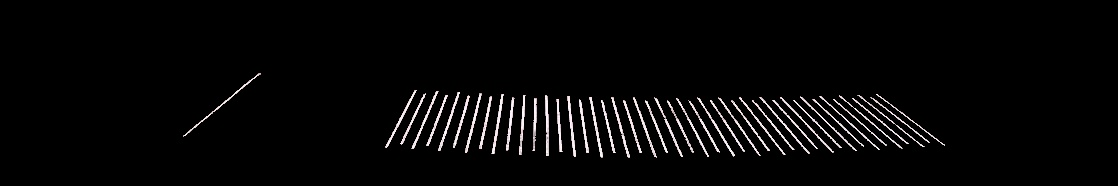
#> input picture sport_demo1/img/onlyRuler.jpg, 1118 x 186 px, found by its file name
$ python erode2.py
#> lines starting #> are read from the running program, lines starting #| are printed output that depends on the picture; after the words box and inside, x2 and y2 are one past the last pixel; in counts of white or black regions, pixels touching at a corner belong together
import cv2
import myutils
import numpy as np

# 读取图像
gray = cv2.imread(r'D:\user\work\sport\sport_demo1\img\onlyRuler.jpg', cv2.IMREAD_GRAYSCALE)  # 替换为您的图片路径
#> gray: shape (186, 1118); min 0, max 255, mean 7.2
img0 = cv2.imread(r'D:\user\work\sport\sport_demo1\img\onlyRuler.jpg')  # 替换为您的图片路径
#> img0 is the input picture: shape (186, 1118, 3); mean B, G, R 7.2, 7.1, 7.5

# 对图像进行阈值处理
ret, thresh_img = cv2.threshold(gray, 150, 255, cv2.THRESH_BINARY_INV)
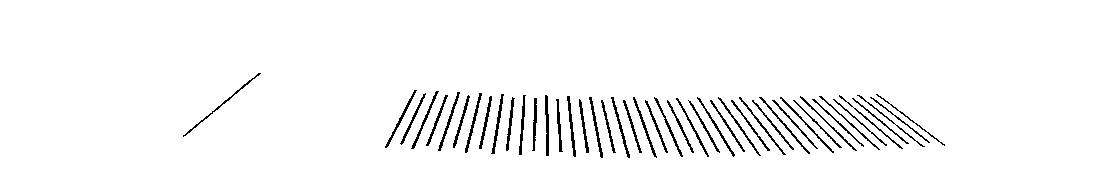
#> thresh_img: shape (186, 1118); 96.8% white; black in thin lines or dots, all inside (x1, y1, x2, y2) = (183, 73, 945, 158)

smoothed_image = cv2.GaussianBlur(thresh_img, (5, 5), 200)
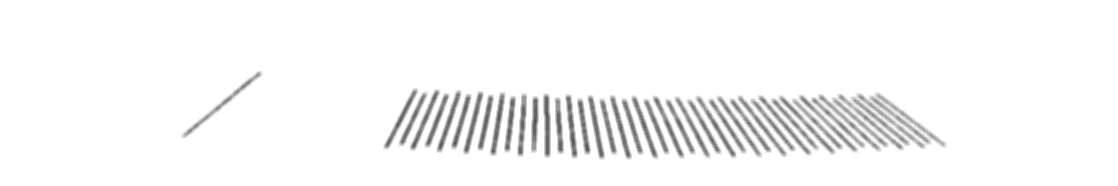
#> smoothed_image: shape (186, 1118); min 81, max 255, mean 246.9
kernel = np.ones((2, 2), np.uint8)  # 可根据实际情况调整核的大小
opening = cv2.morphologyEx(thresh_img, cv2.MORPH_OPEN, kernel)
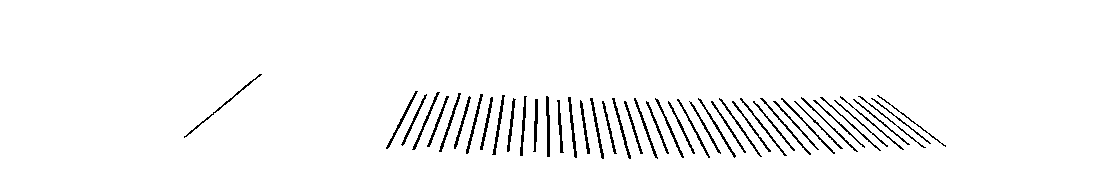
#> opening: shape (186, 1118); 96.8% white; black in thin lines or dots, all inside (x1, y1, x2, y2) = (184, 74, 946, 159)
erosion = cv2.erode(thresh_img, kernel, iterations=2)
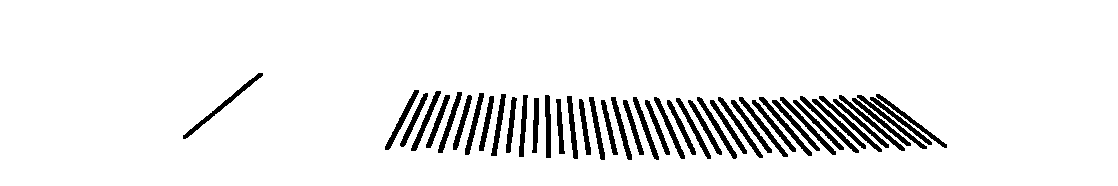
#> erosion: shape (186, 1118); 92.8% white; 46 black regions, largest, box (x1, y1, x2, y2) and area: (183, 73, 263, 139) 460, (780, 97, 836, 155) 375, (759, 97, 812, 156) 372
edges = cv2.Canny(thresh_img, 50, 150, apertureSize=3)
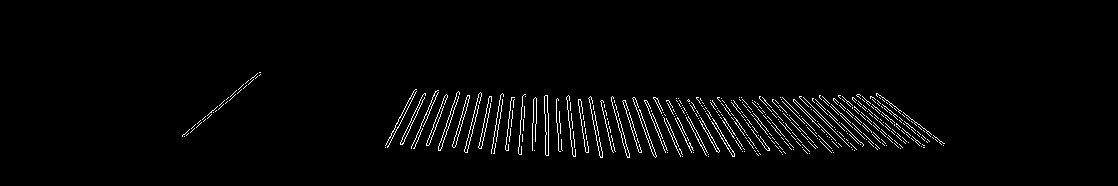
#> edges: shape (186, 1118); 2.4% white in thin lines or dots, all inside (x1, y1, x2, y2) = (182, 72, 945, 158)
erosion_wb = cv2.bitwise_not(erosion)
# 使用高斯滤波器进行平滑处理

# # 查找图像中的轮廓
# contours, hierarchy = cv2.findContours(p4, cv2.RETR_EXTERNAL, cv2.CHAIN_APPROX_SIMPLE)
#
# # 在原始图像上绘制轮廓
# contour_img = cv2.cvtColor(p5, cv2.COLOR_BGR2GRAY)
# cv2.drawContours(p5, contours, -1, (0, 255, 0), 1)

# 显示结果
cv2.imshow('img0', img0)
cv2.imshow('edges', edges)
cv2.imshow('smoothed_image', smoothed_image)
cv2.imshow('thresh_img', thresh_img)
cv2.imshow('opening', opening)
cv2.imshow('erosion', erosion)
cv2.imshow('erosion_wb', erosion_wb)
# cv2.imwrite('../img/erosion.jpg',erosion_wb)


cv2.waitKey(0)
cv2.destroyAllWindows()
